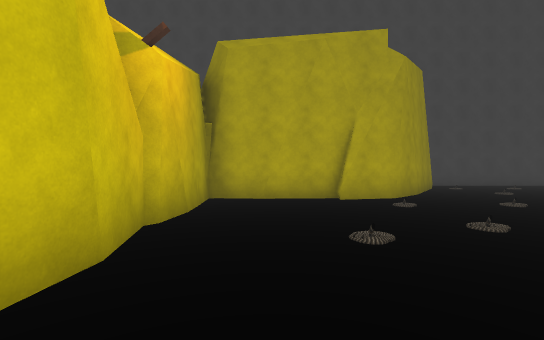
[1] (above)

24 first-person views from a walk through a Unity game level. The camera is 1.2 m above the floor, looks level and sees 90° across. The floor is counted in squares, 1.84 m on a side. Each view is taken from the middle of a square. On the plan, view 1 faces up. The plan holds only what a view shows up to about 9 squares ahead; the rest is blank. The player is left out.

[2]
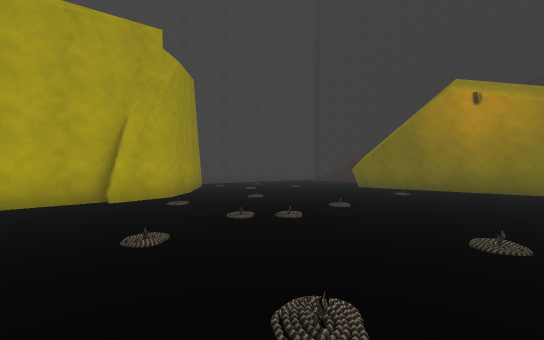

[3]
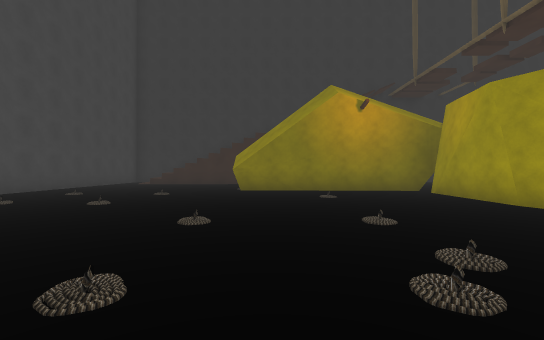

[4]
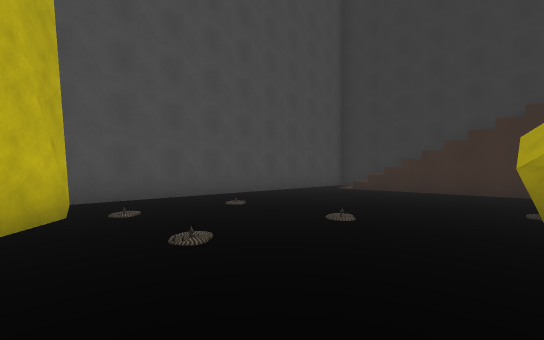

[5]
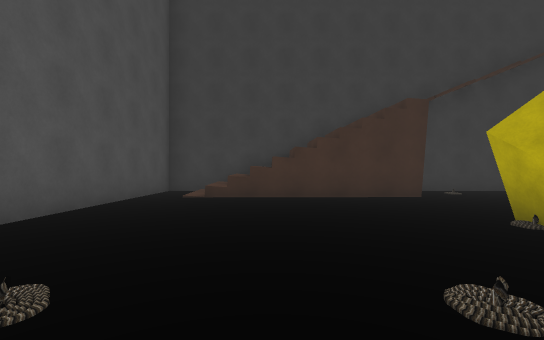

[6]
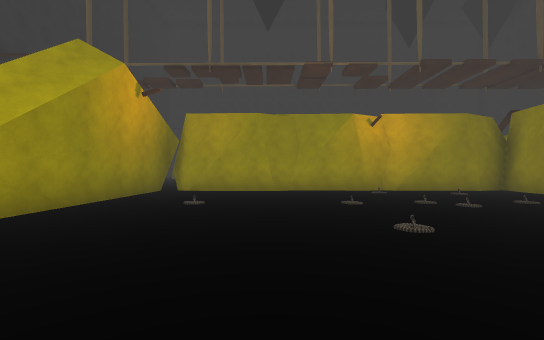

[7]
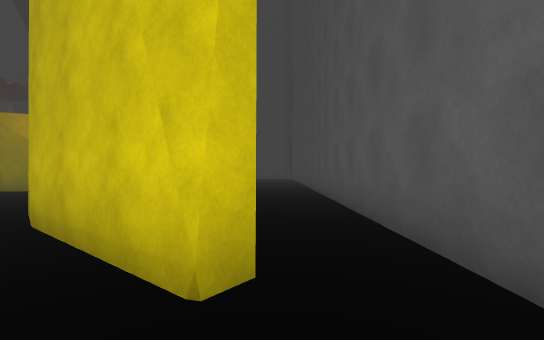

[8]
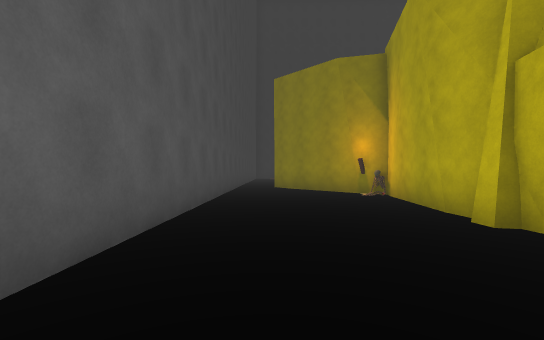

[9]
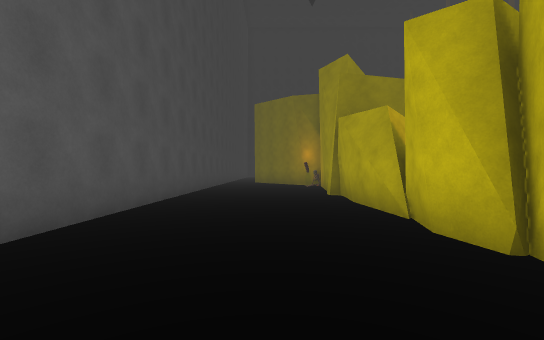

[10]
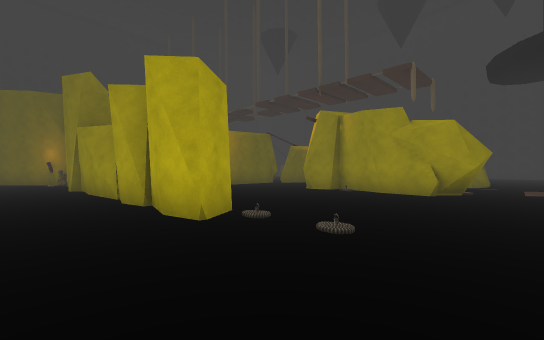

[11]
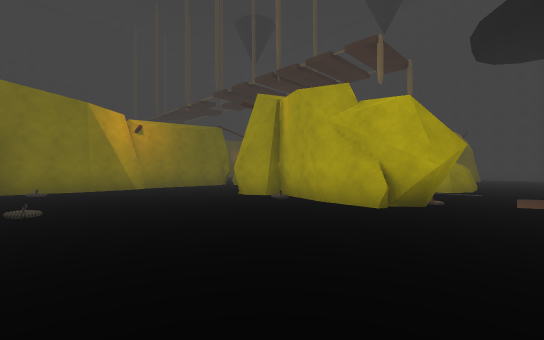

[12]
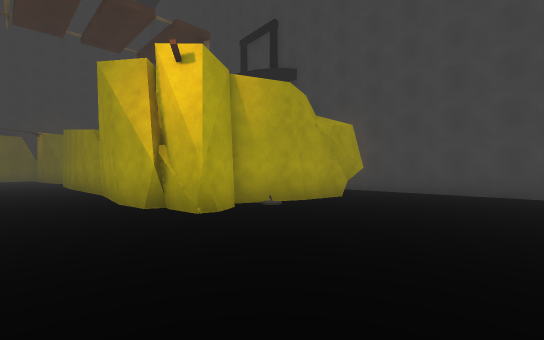

[13]
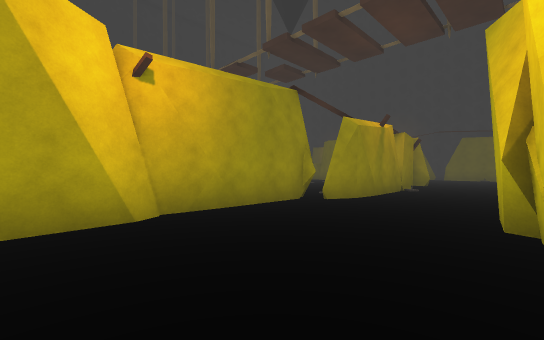

[14]
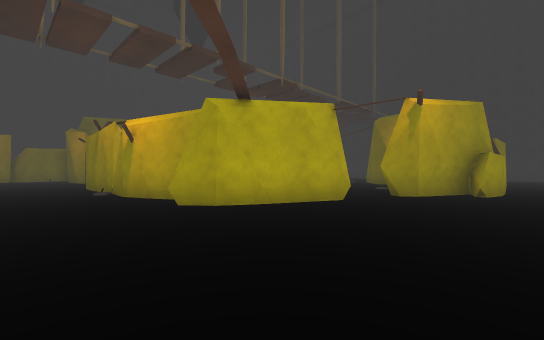

[15]
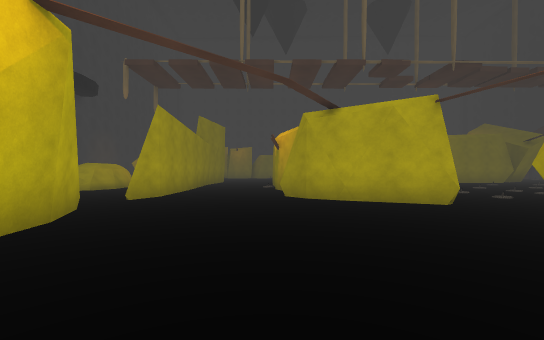

[16]
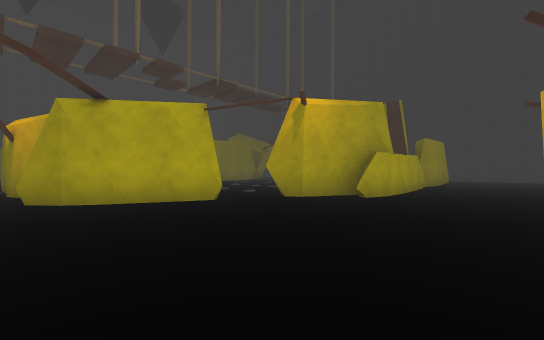

[17]
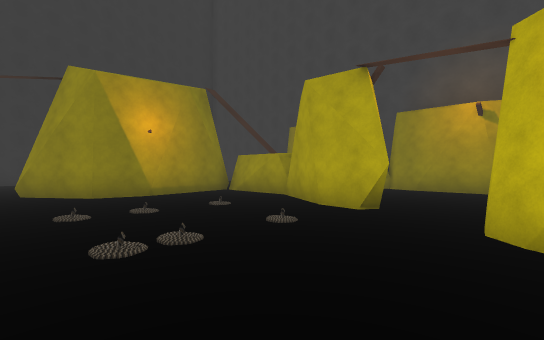

[18]
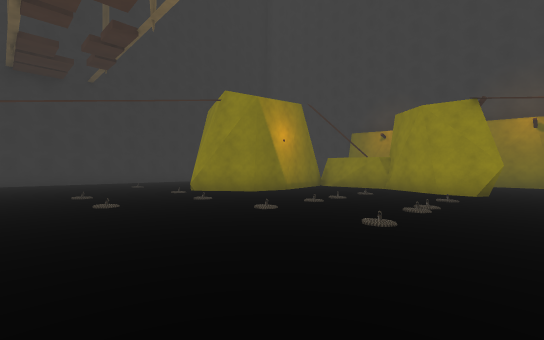

[19]
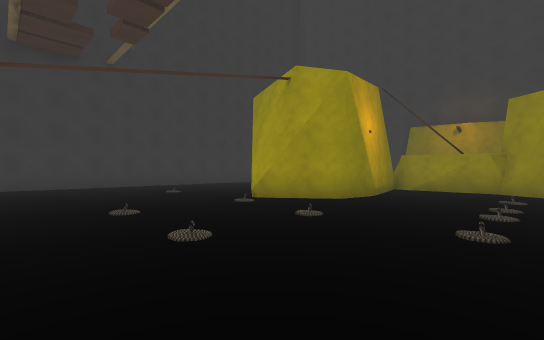

[20]
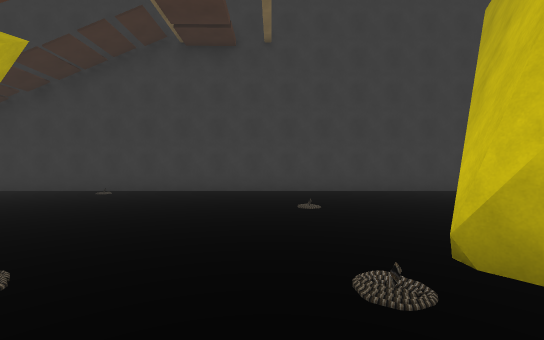

[21]
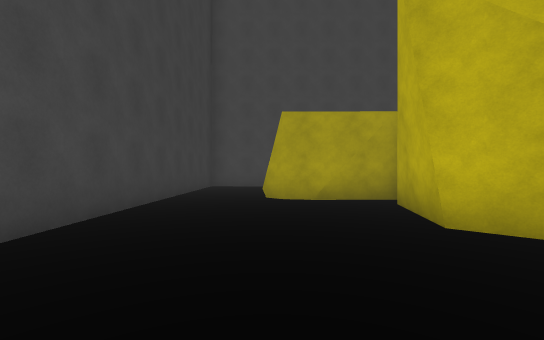

[22]
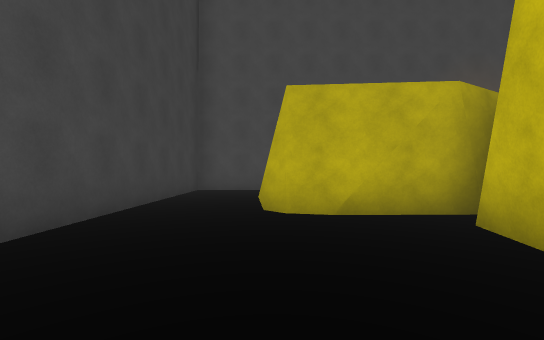

[23]
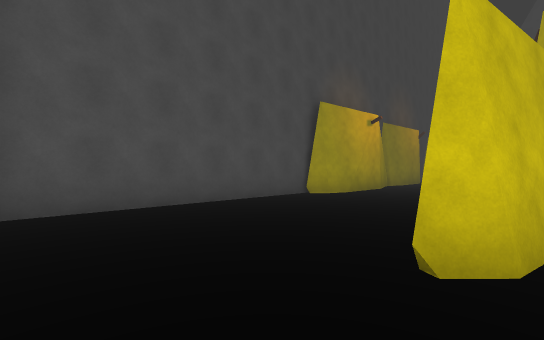

[24]
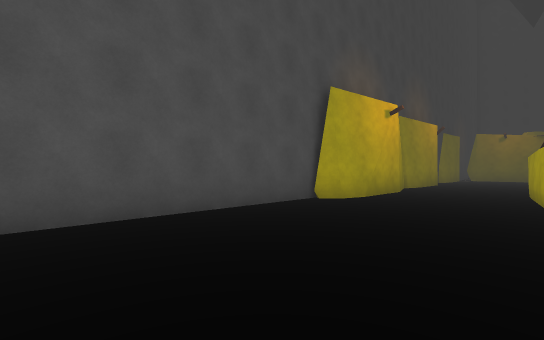

### Floor plan
Points are (right, up) in squares from view 1. A wall is a line through its corners. A room is listed if a view was taken in it or the views show most of it. See-through windows are left out.
Room 1 (views 1, 2, 3, 4, 5, 6, 7)
walls: (3.9, 7.2) (2.9, 6.4) (1.4, 6); (5.7, 9.6) (3.7, 7); (1.9, 5.9) (1.4, 6); (5.3, 10) (5.6, 9.7) (5.4, 9.3); (1.8, 6.3) (-0.4, 6.2); (7.8, -0.4) (9, -0.7); (6, -0.5) (8.7, -0.5) (9.2, -1.1); (4.8, -0.5) (5.3, -0.7) (6.1, -0.4); (13.5, 4.3) (13.5, 8.3); (9.5, -1.2) (9.6, 5.3) (10.7, 5.1); (3, -0.6) (5.5, -0.6); (-0.2, 6.2) (-1.5, 6.3) (-1.3, 3.9); (1.3, -0.4) (2.4, -0.7) (3.2, -0.5); (-1.3, 4.2) (-1.4, 3.3); (15.4, 6.6) (15.4, 11.2) (6.5, 11.3); (-1.5, 3.2) (-1.1, 1.6); (-1.2, 1.9) (-1.4, -0.6); (-0.5, -0.5) (2.1, -0.6); (-1.3, 0) (-1.6, -0.8) (-0.4, -0.5)
low walls: (10, 5) (10.6, 4.9)
ways out: opening at (6.5, 10.5) to room 2; opening at (12, 4.3) to room 2
Room 2 (views 8, 9, 10, 11, 12, 13, 14, 15, 16, 17, 18, 19, 20, 21, 22, 23)
walls: (-2, -1) (-2.3, 1.7); (-2.2, 1) (-2.1, 2.5) (-2.5, 3.3); (-5.6, -2.8) (-5.7, -8.3) (-6.1, -9.2); (-2.4, 2.8) (-2.5, 4.2); (-2.5, 4) (-2.3, 5.9); (-2.4, 5.3) (-2.3, 6.1); (-8.6, 1.3) (-7, 0.7); (-6.2, -10.5) (-5.6, -11.7); (-5.7, -11.6) (-5.6, -12.6); (2.9, -12.1) (4, -11.5); (8.3, -6.6) (8.8, -6.4) (9.4, -6.6) (11.1, -8.1) (10.7, -10.1); (4.7, -11.3) (6.6, -11.3); (-1.6, 7.3) (-0.6, 7.4); (-4.6, 6.7) (-5, 7.3); (-0.9, 7.4) (1.4, 7.1); (9, -5.9) (9.4, -6.1); (4, -12.3) (2.8, -12) (5.2, -11.2) (7.3, -11.7); (-3.4, 7.4) (-1.9, 7.2); (-5.1, 6.9) (-4.2, 7.4); (2.3, 7.2) (2.7, 7.7); (2.5, 7.4) (4.1, 8.9); (-5.3, 7.2) (-3.1, 7.4); (7.5, -11.2) (7, -8.6) (7.2, -7.5) (8.7, -6.4); (0.9, -15.2) (2.7, -15.2); (7.5, -12) (3.9, -12.4) (3.2, -11.8); (2.3, -15.2) (3.4, -15.5); (4.6, -15.3) (5.8, -15); (9.9, -11) (12.1, -10.9); (5.6, -15) (7.5, -15); (-12.3, 5) (-12.3, 0.5); (11.2, -10.8) (12.8, -11.2) (13.3, -11.6); (6.5, 11.3) (-6.6, 11.4); (15.4, -11.4) (15.4, 3.5)
low walls: (-8.7, 0.9) (-7.2, 0.4); (-5.3, 7.1) (-4.8, 7.3)
ways out: opening at (6.5, 10.5) to room 1; opening at (12, 4.3) to room 1; opening at (7, -13.5) to room 3; opening at (14.5, -11) to room 3
objects: other object (-11, 0) to (-9, 1); other object (-10, -6) to (-9, -3); other object (-9, 6) to (-7, 7); other object (-7, -1); other object (-7, 0); other object (-7, 7) to (-6, 7); other object (-6, -1) to (-6, 0); other object (-6, 1); other object (-3, -7) to (-2, -5); other object (-3, -4) to (-3, -1); other object (-2, -10) to (0, -8); other object (2, -11) to (4, -10); other object (2, 7)
Room 3 (view 24)
walls: (8.5, -15.8) (15.4, -15.9) (15.4, -11.4); (7, -15) (8.4, -15.3) (8.8, -15.8)
ways out: opening at (7, -13.5) to room 2; opening at (14.5, -11) to room 2

Where each view was taken, in squares from view 1:
view 1: 0 up, 0 right, facing up
view 2: 0 up, 0 right, facing up-right
view 3: 4 up, 1 right, facing right
view 4: 5 up, 5 right, facing up-right
view 5: 8 up, 7 right, facing right
view 6: 8 up, 6 right, facing down
view 7: 10 up, 7 right, facing left
view 8: 10 up, 5 left, facing right
view 9: 9 up, 9 left, facing right
view 10: 9 up, 12 left, facing down-right
view 11: 6 up, 12 left, facing down-right
view 12: 5 up, 4 left, facing down-left
view 13: 4 up, 6 left, facing down-right
view 14: 13 down, 5 left, facing up-right
view 15: 15 down, 3 left, facing up
view 16: 15 down, 3 left, facing up-right
view 17: 6 down, 0 right, facing down-right
view 18: 2 down, 1 right, facing down-right
view 19: 2 down, 4 right, facing down-right
view 20: 5 down, 7 right, facing right
view 21: 5 down, 13 right, facing down
view 22: 7 down, 13 right, facing down
view 23: 11 down, 15 right, facing down-left
view 24: 12 down, 14 right, facing down-left
